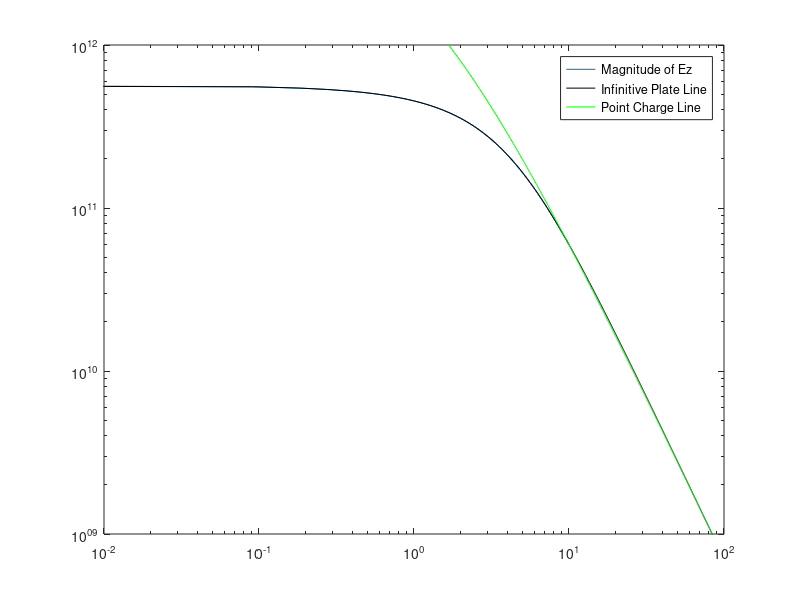
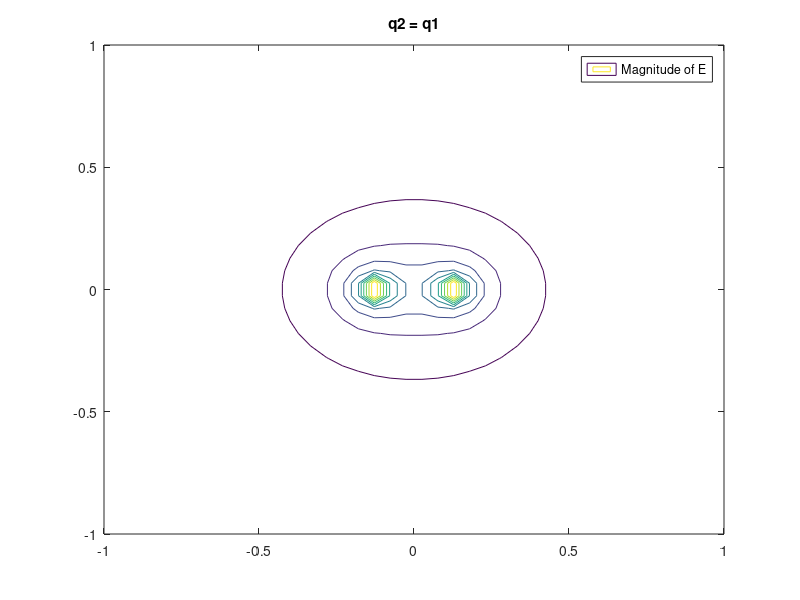
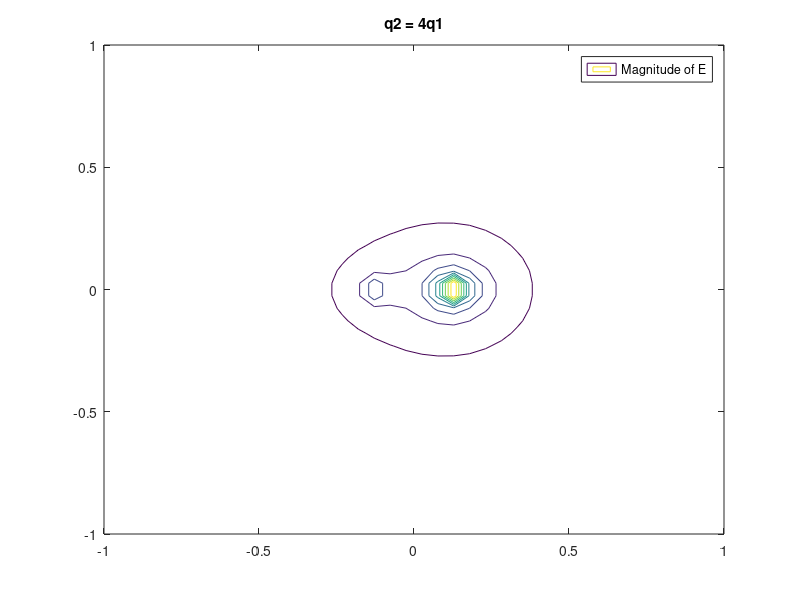
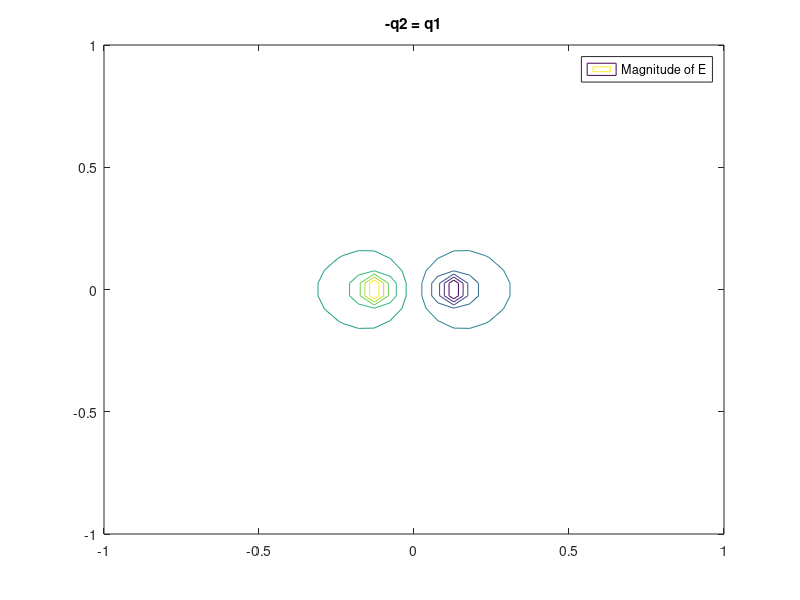

Reproduce these figures in MATLAB, in order.
close all
clear 
clc 
%% problem 1b
z = linspace(0.001,10,101);
e = 8.8542*10^-12;
ps = 10;
a = 5;

Ez = (ps/(2*e))*(1-(z./sqrt(a.^2 + z.^2)));
magEz = abs(Ez);

figure(1)
loglog(z,Ez)

%% problem 1c
z = linspace(0.00001,100,1100);
z1 = linspace(1,100,1100);
Ez = (ps/(2*e))*(1-(z./sqrt(a.^2+z.^2)));
Ep = (ps*pi*a^2)./(4*e*pi*z1.^2);

figure(1)
hold on
loglog(z,Ez,'black')
loglog(z,Ep,'g')
legend('Magnitude of Ez','Infinitive Plate Line','Point Charge Line')
xlim([0.01, 100])
ylim([10^9, 10^12])
hold off    

%% problem 3
n = [1,2,3];
x = linspace(-1,1,40);
y = linspace(-1,1,40);
e = 8.8542*10^-12;

[X,Y] = meshgrid(x,y);

r1 = sqrt((X + 0.125).^2 + Y.^2);
Er1 = (1./(4*pi*(abs(r1.^2).*e)));
Ex1 = Er1.*(X +0.125);
Ey1 = Er1.*(Y);
V1 = (1./(4*pi*(abs(r1).*e)));
mE1 = abs(Ex1.^2 + Ey1.^2);

r2 = sqrt((X-0.125).^2 + (Y.^2));
Er2 = (1./(4.*pi.*(abs(r2.^2).*e)));
Ex2 = Er2.*(X-0.125);
Ey2 = Er2.*(Y);
V2  = (1./(4*pi*abs(r2)*e));
mE2 = abs(Ex2.^2 + Ey2.^2);

figure
contour(X,Y,V1+V2)
hold on 
title('q2 = q1')
xticks(-1:0.5:1)
yticks(-1:0.5:1)
legend('Magnitude of E','E')

figure
contour(X,Y,V1+V2*4)
hold on 
title('q2 = 4q1')
xticks(-1:0.5:1)
yticks(-1:0.5:1)
legend('Magnitude of E','E')

figure
contour(X,Y,V1-V2)
hold on 
title('-q2 = q1')
xticks(-1:0.5:1)
yticks(-1:0.5:1)
legend('Magnitude of E','E')

figure
contour(X,Y,V1-4*V2)
hold on 
title('q2 = -4q1')
xticks(-1:0.5:1)
yticks(-1:0.5:1)
legend('Magnitude of E','E')